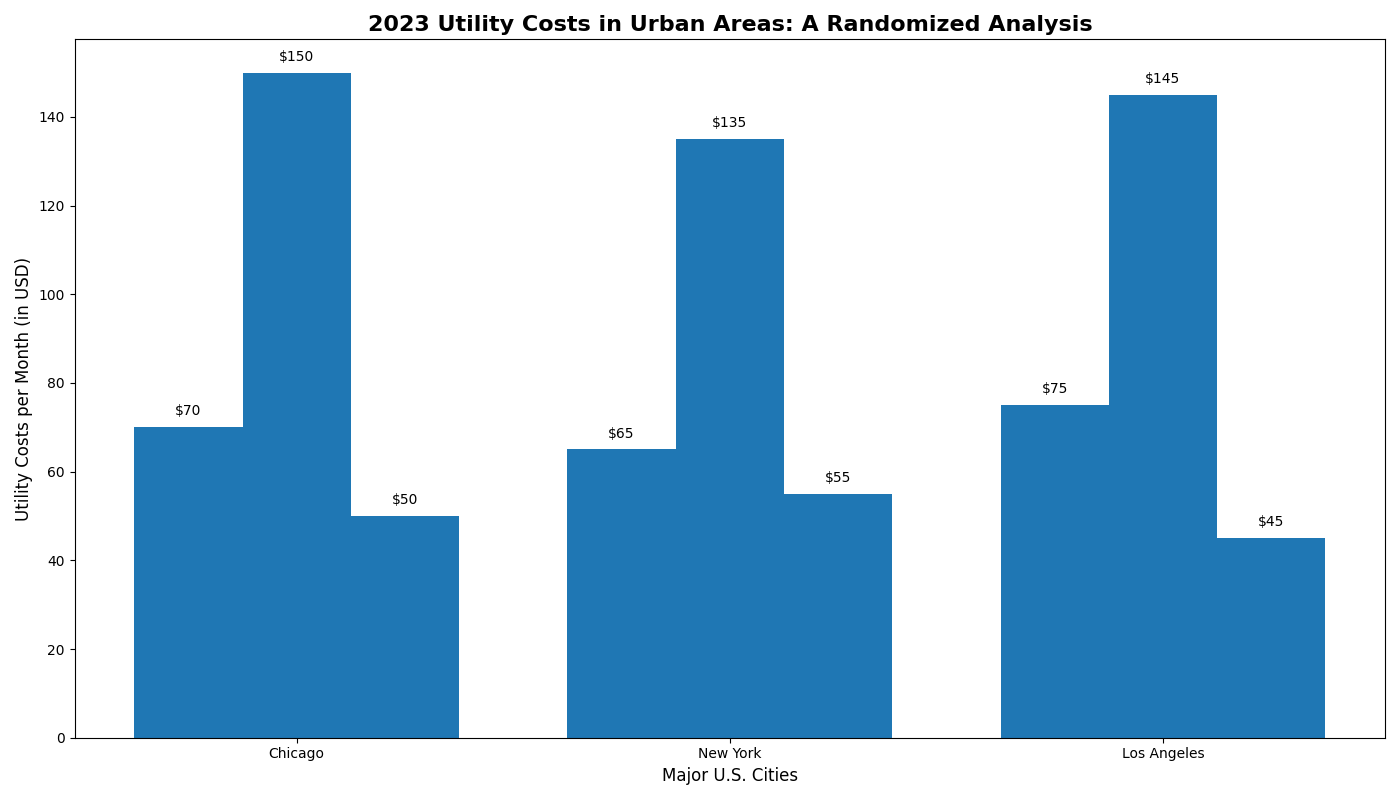

Generate this figure with Python:
import matplotlib.pyplot as plt
import numpy as np

cities = ['Chicago', 'New York', 'Los Angeles']

electricity_cost = [150, 135, 145]
water_cost = [50, 55, 45]
internet_cost = [70, 65, 75]

data = np.array([internet_cost, electricity_cost, water_cost])

bar_width = 0.25
index = np.arange(len(cities))

uniform_color = '#1f77b4'

fig, ax = plt.subplots(figsize=(14, 8))

for i in range(len(data)):
    ax.bar(index + i * bar_width, data[i], bar_width, color=uniform_color)

ax.set_xlabel('Major U.S. Cities', fontsize=12)
ax.set_ylabel('Utility Costs per Month (in USD)', fontsize=12)
ax.set_title('2023 Utility Costs in Urban Areas: A Randomized Analysis', fontsize=16, fontweight='bold')
ax.set_xticks(index + bar_width)
ax.set_xticklabels(cities)

for i in range(len(data)):
    for j in range(len(cities)):
        ax.text(index[j] + i * bar_width, data[i][j] + 2, 
                f'${data[i][j]:.0f}', ha='center', va='bottom', fontsize=10)

plt.tight_layout()
plt.show()
